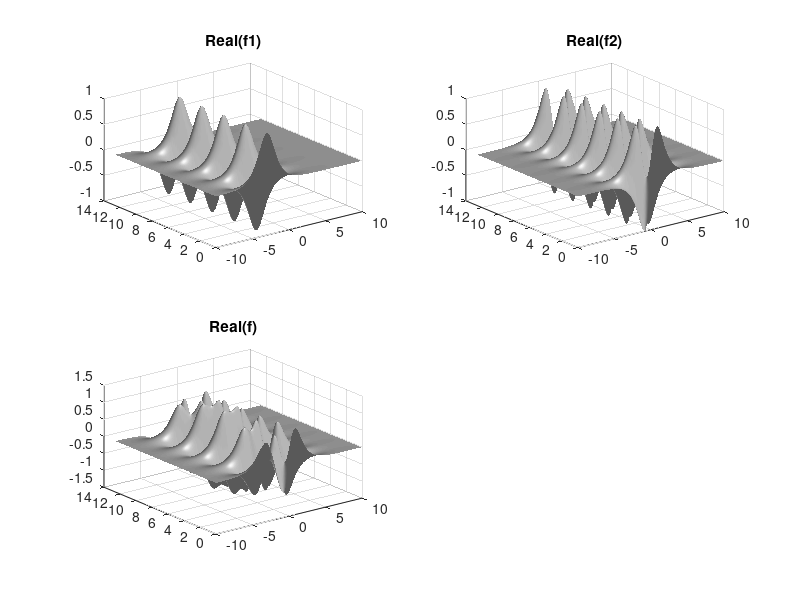
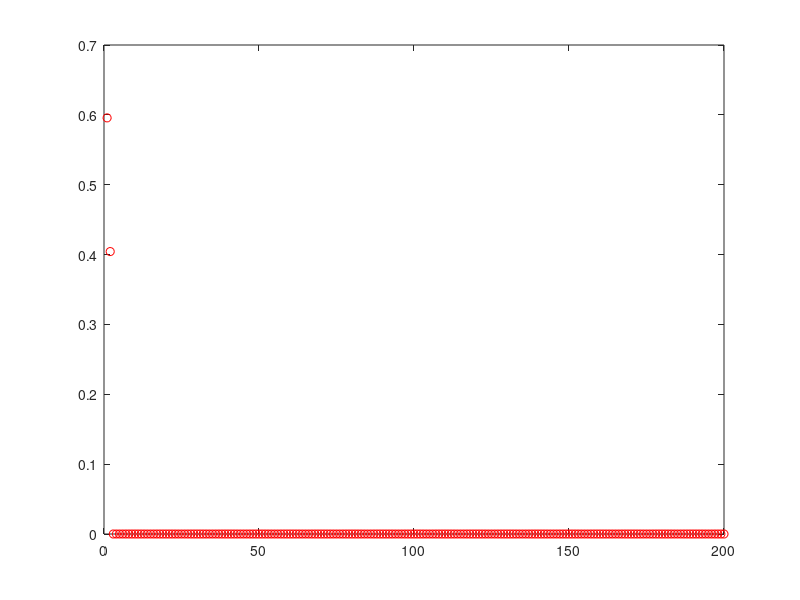
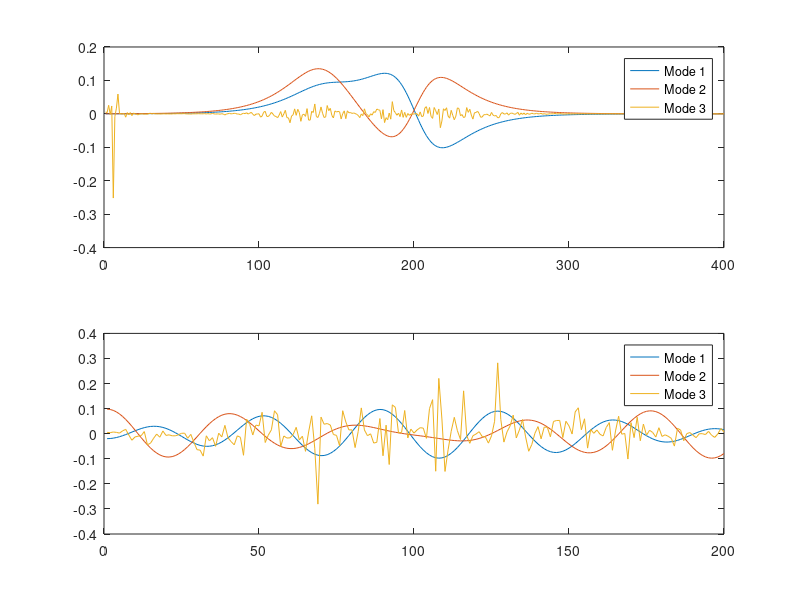
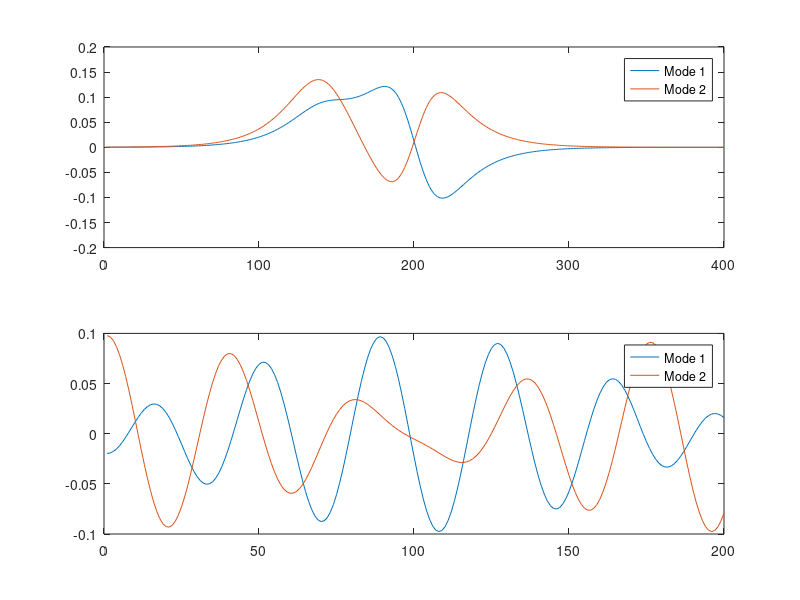

The MATLAB script that drew these images, in order:
clear all; close all; clc

%spatial points
xi = linspace(-10, 10, 400);

%time points
t = linspace(0, 4*pi, 200);
dt = t(2) - t(1);

%Make a grid:
[Xgrid, T] = meshgrid(xi,t);

%create two spatio-temporal patterns and mix them. Goal will be how to pull
%them apart

f1 = sech(Xgrid + 3).*(1*exp(i*2.3*T));
f2 = (sech(Xgrid).*tanh(Xgrid)).*(2*exp(i*2.8*T));
f = f1 + f2;

%Here we are sort of putting it into the form:
% x = f = sum bj psij exp(iwjt) with wj = [2.3, 2.8]

figure;
subplot(2,2,1), surfl(Xgrid,T,real(f1)); shading interp, colormap(gray), title('Real(f1)')
subplot(2,2,2), surfl(Xgrid,T,real(f2)); shading interp, colormap(gray), title('Real(f2)')
subplot(2,2,3), surfl(Xgrid,T,real(f)); shading interp, colormap(gray), title('Real(f)')

%How do we get f1 and f2 from f?

%SVD time:
[u,s,v] = svd(f.');
figure(2)
plot(diag(s)/(sum(diag(s))), 'ro')

%can see that almost all of the variance is taken by the 1st 2 modes (as
%expected)

figure(3) %Let's see the space and time dynamics:
subplot(2,1,1), plot(real(u(:,1:3))), legend('Mode 1', 'Mode 2', 'Mode 3') %Spatial
subplot(2,1,2), plot(real(v(:,1:3))), legend('Mode 1', 'Mode 2', 'Mode 3') %Temporal

%Clearly the 3rd mode is USELESS so u can truncate it

figure(4) %Let's see the space and time dynamics:
subplot(2,1,1), plot(real(u(:,1:2))), legend('Mode 1', 'Mode 2') %Spatial
subplot(2,1,2), plot(real(v(:,1:2))), legend('Mode 1', 'Mode 2') %Temporal

%Here we can see that using just the SVD, the 2 modes do not recover the
%actual functions used to create f (namely sech and tanh), because it does
%not enforce linearity

%% DMD 

X = f.'; %rows = space, col = time as usual for DMD
X1 = X(:,1:end-1);
X2 = X(:,2:end);

%STEP 1: Rank truncation
r = 2;
[U,S,V] = svd(X1,'econ');
Ur = U(:,1:r);
Sr = S(1:r, 1:r);
Vr = V(:,1:r);

%STEP 2: Atilde

Atilde = Ur' * X2 * Vr / Sr;

[W,D] = eig(Atilde);
Phi = X2*Vr/Sr*W; %DMD modes

% STEP 3: Extract DMD eigenvalues and compute temporal dynamics
lambda = diag(D);
omega = log(lambda)/dt; 

%Let's look at these modes overlaid on the previous figure
figure(5) %Let's see the space and time dynamics:
subplot(2,1,1), plot(real(u(:,1:2))) %Spatial
%Now for DMD overlaid
subplot(2,1,1), hold on, plot(real(Phi)), legend('SVD Mode 1', 'SVD Mode 2', 'DMD Mode 1', 'DMD Mode 2')
%Clearly recovers the precisely right modes!!!




subplot(2,1,2), plot(real(v(:,1:2))), legend('Mode 1', 'Mode 2') %Temporal

%% Time reconstruction 
%Need to check if f is recovered given the 2 modes

%IC:
x1 = X(:,1);
b = Phi\x1; %See notes
time_dynamics = zeros(r,length(t));

%Build time dynamics
for iter = 1:length(t)
    time_dynamics(:,iter) = (b.*exp(omega*t(iter))); %outer product
end

X_dmd = Phi * time_dynamics;


figure(6)
subplot(1,2,1), surfl(Xgrid,T,real(f)); shading interp, colormap(gray), title('Real(f)')
subplot(1,2,2), surfl(Xgrid,T,real(X_dmd).'); shading interp, colormap(gray), title('Real(DMD Reconstructed)')

%Perfect! 
%You can use this for forecasting, allowing t to exceed the original set ie
%say t = 0 -> 20 or whatever.


%But again, due to the exponential nature of this, if Re{eig} is large,
%then you will blow up at large t (unstable system)
